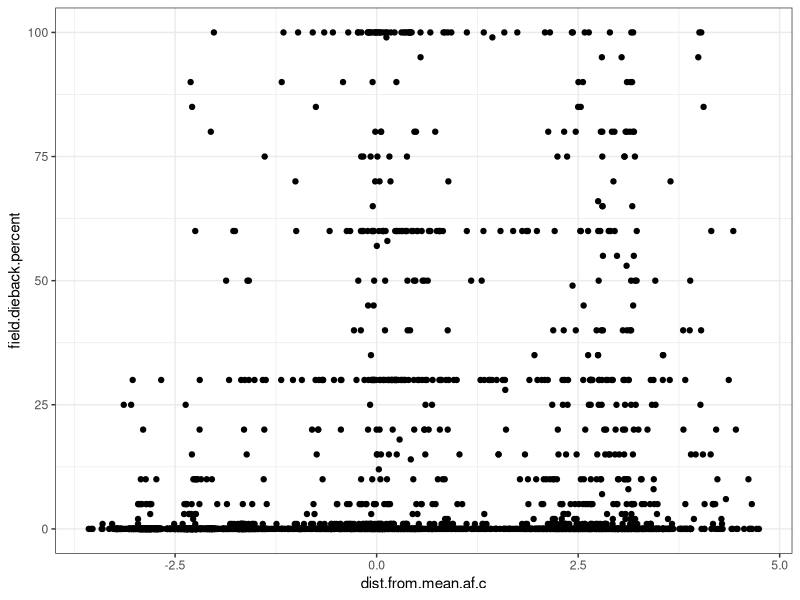
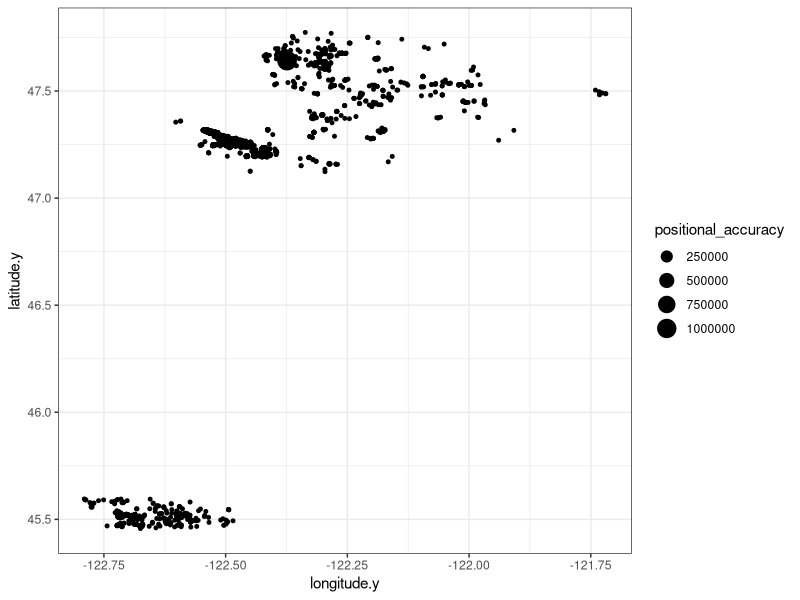
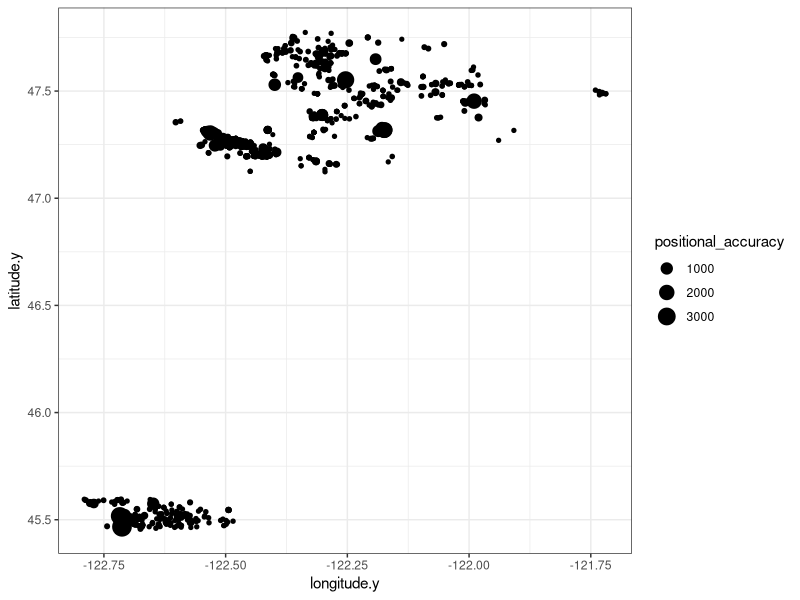

The R source for these figures, in order:
## ---- chunk 1
knitr::opts_chunk$set(echo = TRUE)
## ---- chunk 2
library(tidyverse)
## ---- chunk 3
inat.full <- read.csv("./WRDM-Observations-9.3.25.csv")
## ---- chunk 4
names(inat.full )
## ---- chunk 5
inat.full.qgis <- inat.full[c(1,24,25,36,37)]
## ---- chunk 6
#write.csv(inat.full.qgis,file="./WRDM-full-9.3.25-qgis.csv")
## ---- chunk 7
inat.full.heat <- read.csv("./WRDM-full-9.3.25-qgis-w-heat.csv")
## ---- chunk 8
redhot <- left_join(inat.full.heat,inat.full,by="id")
## ---- chunk 9
tac.wrc <- redhot %>% filter(tac_af1>0) %>% mutate(tac.am.c=tac_am1, tac.af.c=tac_af1,tac.pm.c=tac_pm1)
pc.wrc <- redhot %>% filter(pc_af1>0) %>% mutate(pc.am.f=pc_am1, pc.af.f=pc_af1,pc.pm.f=pc_pm1)
kc.wrc <- redhot %>% filter(kc_af1>0)  %>% mutate(kc.am.f=kc_am1, kc.af.f=kc_af1,kc.pm.f=kc_pm1)
pl.wrc <- redhot %>% filter(po_af1>0) %>% mutate(pl.am.c=po_am1, pl.af.c=po_af1,pl.pm.c=po_pm1)
## ---- chunk 10
tac.wrc <- tac.wrc %>% mutate(tac.am.f=((tac.am.c*1.8)+32),tac.af.f=((tac.af.c*1.8)+32),tac.pm.f=((tac.pm.c*1.8)+32)) %>% mutate(mean.temp.daily.f=((tac.am.f+tac.af.f+tac.pm.f)/3)) %>% mutate(dist.from.mean.daily.f=mean.temp.daily.f-(mean(mean.temp.daily.f,na.rm=TRUE))) %>% mutate(mean.temp.daily.c=((tac.am.c+tac.af.c+tac.pm.c)/3)) %>% mutate(dist.from.mean.daily.c=mean.temp.daily.c-(mean(mean.temp.daily.c,na.rm=TRUE))) %>% mutate(Area="Tacoma")

pc.wrc <- pc.wrc %>% mutate(pc.am.c=(((pc.am.f-32)*5)/9),pc.af.c=(((pc.af.f-32)*5)/9),pc.pm.c=(((pc.pm.f-32)*5)/9)) %>% mutate(mean.temp.daily.f=((pc.am.f+pc.af.f+pc.pm.f)/3)) %>% mutate(dist.from.mean.daily.f=mean.temp.daily.f-(mean(mean.temp.daily.f,na.rm=TRUE))) %>% mutate(mean.temp.daily.c=((pc.am.c+pc.af.c+pc.pm.c)/3)) %>% mutate(dist.from.mean.daily.c=mean.temp.daily.c-(mean(mean.temp.daily.c,na.rm=TRUE))) %>% mutate(Area="Pierce County")

kc.wrc <- kc.wrc %>% mutate(kc.am.c=(((kc.am.f-32)*5)/9),kc.af.c=(((kc.af.f-32)*5)/9),kc.pm.c=(((kc.pm.f-32)*5)/9)) %>% mutate(mean.temp.daily.f=((kc.am.f+kc.af.f+kc.pm.f)/3)) %>% mutate(dist.from.mean.daily.f=mean.temp.daily.f-(mean(mean.temp.daily.f,na.rm=TRUE))) %>% mutate(mean.temp.daily.c=((kc.am.c+kc.af.c+kc.pm.c)/3)) %>% mutate(dist.from.mean.daily.c=mean.temp.daily.c-(mean(mean.temp.daily.c,na.rm=TRUE))) %>% mutate(Area="King County")

pl.wrc <- pl.wrc %>% mutate(pl.am.f=((pl.am.c*1.8)+32),pl.af.f=((pl.af.c*1.8)+32),pl.pm.f=((pl.pm.c*1.8)+32)) %>% mutate(mean.temp.daily.f=((pl.am.f+pl.af.f+pl.pm.f)/3)) %>% mutate(dist.from.mean.daily.f=mean.temp.daily.f-(mean(mean.temp.daily.f,na.rm=TRUE))) %>% mutate(mean.temp.daily.c=((pl.am.c+pl.af.c+pl.pm.c)/3)) %>% mutate(dist.from.mean.daily.c=mean.temp.daily.c-(mean(mean.temp.daily.c,na.rm=TRUE))) %>% mutate(Area="Portland")
## ---- chunk 11
tac.wrc <- tac.wrc %>% mutate(dist.from.mean.am.c = tac.am.c-(mean(tac.am.c,na.rm=TRUE)),dist.from.mean.am.f=tac.am.f-(mean(tac.am.f,na.rm=TRUE)))
pc.wrc <- pc.wrc %>% mutate(dist.from.mean.am.c = pc.am.c-(mean(pc.am.c,na.rm=TRUE)),dist.from.mean.am.f=pc.am.f-(mean(pc.am.f,na.rm=TRUE)))
kc.wrc <- kc.wrc %>% mutate(dist.from.mean.am.c = kc.am.c-(mean(kc.am.c,na.rm=TRUE)),dist.from.mean.am.f=kc.am.f-(mean(kc.am.f,na.rm=TRUE)))
pl.wrc <- pl.wrc %>%  mutate(dist.from.mean.am.c = pl.am.c-(mean(pl.am.c,na.rm=TRUE)),dist.from.mean.am.f=pl.am.f-(mean(pl.am.f,na.rm=TRUE)))
## ---- chunk 12
tac.wrc <- tac.wrc %>% mutate(dist.from.mean.af.c = tac.af.c-(mean(tac.af.c,na.rm=TRUE)),dist.from.mean.af.f=tac.af.f-(mean(tac.af.f,na.rm=TRUE)))
pc.wrc <- pc.wrc %>% mutate(dist.from.mean.af.c = pc.af.c-(mean(pc.af.c,na.rm=TRUE)),dist.from.mean.af.f=pc.af.f-(mean(pc.af.f,na.rm=TRUE)))
kc.wrc <- kc.wrc %>% mutate(dist.from.mean.af.c = kc.af.c-(mean(kc.af.c,na.rm=TRUE)),dist.from.mean.af.f=kc.af.f-(mean(kc.af.f,na.rm=TRUE)))
pl.wrc <- pl.wrc %>%  mutate(dist.from.mean.af.c = pl.af.c-(mean(pl.af.c,na.rm=TRUE)),dist.from.mean.af.f=pl.af.f-(mean(pl.af.f,na.rm=TRUE)))
## ---- chunk 13
tac.wrc <- tac.wrc %>% mutate(dist.from.mean.pm.c = tac.pm.c-(mean(tac.pm.c,na.rm=TRUE)),dist.from.mean.pm.f=tac.pm.f-(mean(tac.pm.f,na.rm=TRUE)))
pc.wrc <- pc.wrc %>% mutate(dist.from.mean.pm.c = pc.pm.c-(mean(pc.pm.c,na.rm=TRUE)),dist.from.mean.pm.f=pc.pm.f-(mean(pc.pm.f,na.rm=TRUE)))
kc.wrc <- kc.wrc %>% mutate(dist.from.mean.pm.c = kc.pm.c-(mean(kc.pm.c,na.rm=TRUE)),dist.from.mean.pm.f=kc.pm.f-(mean(kc.pm.f,na.rm=TRUE)))
pl.wrc <- pl.wrc %>%  mutate(dist.from.mean.pm.c = pl.pm.c-(mean(pl.pm.c,na.rm=TRUE)),dist.from.mean.pm.f=pl.pm.f-(mean(pl.pm.f,na.rm=TRUE)))
## ---- chunk 14
data <- bind_rows(tac.wrc,pc.wrc,kc.wrc,pl.wrc)
## ---- chunk 15
data$field.number.of.additional.unhealthy.trees..of.same.species..in.area..within.sight. <- as.factor(data$field.number.of.additional.unhealthy.trees..of.same.species..in.area..within.sight.)
data$field.optional...what..other.factors..were.observed. <- as.factor(data$field.optional...what..other.factors..were.observed.)
data$field.tree.canopy.symptoms <- as.factor(data$field.tree.canopy.symptoms)
data$field.optional...slope.position <- as.factor(data$field.optional...slope.position)
data$field.optional...site.type <- as.factor(data$field.optional...site.type)
data$field.optional...site.location.description  <- as.factor(data$field.optional...site.location.description )
data$field.optional...tree.size <-as.factor(data$field.optional...tree.size)
## ---- chunk 16
data$field.other.factors...are.there.signs.or.symptoms.of.insect..diseases..or.other.damage.[data$field.other.factors...are.there.signs.or.symptoms.of.insect..diseases..or.other.damage.==""] <- "Not sure"
data$field.other.factors...are.there.signs.or.symptoms.of.insect..diseases..or.other.damage.[data$field.other.factors...are.there.signs.or.symptoms.of.insect..diseases..or.other.damage.=="Unsure"] <- "Not sure"
## ---- chunk 17
data$field.number.of.additional.unhealthy.trees..of.same.species..in.area..within.sight.[data$field.number.of.additional.unhealthy.trees..of.same.species..in.area..within.sight.=="4"] <- "4-6"
data$field.number.of.additional.unhealthy.trees..of.same.species..in.area..within.sight.[data$field.number.of.additional.unhealthy.trees..of.same.species..in.area..within.sight.=="5"] <- "4-6"
data$field.number.of.additional.unhealthy.trees..of.same.species..in.area..within.sight.[data$field.number.of.additional.unhealthy.trees..of.same.species..in.area..within.sight.=="2"] <- "2-3"
## ---- chunk 18
data$field.tree.canopy.symptoms[data$field.tree.canopy.symptoms=="Multiple Symptoms"] <-"Multiple Symptoms (please list in Notes)"
data$field.tree.canopy.symptoms[data$field.tree.canopy.symptoms=="multiple symptoms"] <-"Multiple Symptoms (please list in Notes)"
data$field.tree.canopy.symptoms[data$field.tree.canopy.symptoms=="thinning foliage"] <-"Thinning Canopy"
data$field.tree.canopy.symptoms[data$field.tree.canopy.symptoms=="healthy"] <-"Healthy"
data$field.tree.canopy.symptoms[data$field.tree.canopy.symptoms=="dead top"] <-"Old Dead Top (needles already gone)"
## ---- chunk 19
data$field.optional...what..other.factors..were.observed.[data$field.optional...what..other.factors..were.observed.=="Fungal Activitiy (mycelial fans, mushrooms at base, or conks on trunk)"] <-"Fungal Activitiy (mycelial fans, bleeding cankers, mushrooms at base, or conks on trunk)"
data$field.optional...what..other.factors..were.observed.[data$field.optional...what..other.factors..were.observed.=="Needle disease (dieback, checking, blight, etc.)"] <- "Needle or leaf disease (dieback, checking, blight, etc.)"
## ---- chunk 20
data$field.optional...slope.position[data$field.optional...slope.position=="Upper 1/3rd of a slope"] <-"Top of slope"
## ---- chunk 21
data$field.optional...site.type[data$field.optional...site.type=="Urban Natural"] <-"Urban"
data$field.optional...site.type[data$field.optional...site.type=="Urban Landscaped"] <-"Urban"
data$field.optional...site.type[data$field.optional...site.type=="Suburban Natural"] <-"Suburban"
data$field.optional...site.type[data$field.optional...site.type=="Suburban Lanscaped"] <-"Suburban"
data$field.optional...site.type[data$field.optional...site.type=="Natural Forest"] <-"Rural"
## ---- chunk 22
data$field.optional...tree.size[data$field.optional...tree.size=="Large"] <- "Large (too big to wrap arms around trunk)"
data$field.optional...tree.size[data$field.optional...tree.size=="Medium"] <- "Medium (can wrap arms around trunk)"
data$field.optional...tree.size[data$field.optional...tree.size=="Small"] <- "Small (can wrap hands around trunk)"
data$field.optional...tree.size[data$field.optional...tree.size=="Very Large"] <- "Very Large (would take many people to wrap arms around trunk)"
data$field.optional...tree.size[data$field.optional...tree.size=="Very small (can wrap a single hand around stem)"] <- "Very Small (can wrap a single hand around stem)"
## ---- chunk 23
data$field.optional...site.location.description [data$field.optional...site.location.description =="Yard or open park grounds"] <- "Urban yard or open park grounds"
## ---- chunk 24
data$field.percent.canopy.affected.... <- as.factor(data$field.percent.canopy.affected....)
data$field.percent.canopy.affected....[data$field.percent.canopy.affected....=="1-25% of the crown is unhealthy"] <- "1-29% of the canopy is unhealthy"
data$field.percent.canopy.affected....[data$field.percent.canopy.affected....=="Healthy (0%)"] <- "Healthy, no dieback(0%)"
data$field.percent.canopy.affected....[data$field.percent.canopy.affected....=="Healthy (0% is unhealthy)"] <- "Healthy, no dieback(0%)"
data$field.percent.canopy.affected....[data$field.percent.canopy.affected....=="more than 75% of the crown is unhealthy"] <- "60-99% of the canopy is unhealthy"
data <- data %>% droplevels()

data$Percent.Dieback.Modified[data$field.percent.canopy.affected....=="Healthy, no dieback(0%)"] <- 0
data$Percent.Dieback.Modified[data$field.percent.canopy.affected....=="1-29% of the canopy is unhealthy"] <- 1
data$Percent.Dieback.Modified[data$field.percent.canopy.affected....=="30-59% of the canopy is unhealthy"] <- 30
data$Percent.Dieback.Modified[data$field.percent.canopy.affected....=="60-99% of the canopy is unhealthy"] <- 60
data$Percent.Dieback.Modified[data$field.percent.canopy.affected....=="tree is dead"] <- 100
#data$field.dieback.percent[is.na(data$field.dieback.percent)] <- data$Percent.Dieback.Modified

data$field.percent.canopy.affected....[data$Percent.Dieback.Modified==100] <- "tree is dead" #there were a couple healthy trees with 100 dieback somehow..

str(data$field.dieback.percent)

has.dieback.percent <- data %>% filter(field.dieback.percent!="")
does.not.have.dieback.percent <- data %>% filter(field.dieback.percent=="") 

has.dieback.percent$user.estimated.dieback <- "Yes"
does.not.have.dieback.percent$user.estimated.dieback <- "No"

does.not.have.dieback.percent$field.dieback.percent <- does.not.have.dieback.percent$Percent.Dieback.Modified

data <- rbind(has.dieback.percent,does.not.have.dieback.percent)

data$field.dieback.percent[data$field.dieback.percent<0] <- 0 # not sure why but there was one -2 percent dieback value

## ---- chunk 25
data <- data %>% mutate(tree.size.simplified=field.optional...tree.size) 
## ---- chunk 26
tree_size_level_key <- c("Very Small (can wrap a single hand around stem)" = "Small", "Small (can wrap hands around trunk)" = "Small", "Medium (can wrap arms around trunk)" = "Medium", "Large (too big to wrap arms around trunk)" = "Large", "Very Large (would take many people to wrap arms around trunk)" = "Large","Other"="Other","No selection"="No Selection")

data$tree.size.simplified <- recode_factor(data$tree.size.simplified, !!!tree_size_level_key)
data$tree.size.simplified <- as.factor(data$tree.size.simplified)
## ---- chunk 27
data <- data %>% filter(field.tree.canopy.symptoms!="Candelabra top or very old spike top (old growth)") %>% mutate(binary.tree.canopy.symptoms=field.tree.canopy.symptoms) %>% mutate(ordinal.tree.canopy.symptoms=field.tree.canopy.symptoms) %>% mutate(reclassified.tree.canopy.symptoms=field.tree.canopy.symptoms) %>% droplevels()
## ---- chunk 28
binary_level_key <- c("Healthy" = "Healthy", "Thinning Canopy" = "Unhealthy", "New Dead Top (red or brown needles still attached)" = "Unhealthy", "Old Dead Top (needles already gone)" = "Unhealthy", "Tree is dead" = "Unhealthy", "Multiple Symptoms (please list in Notes)" = "Unhealthy", "Extra Cone Crop" = "Unhealthy", "Browning Canopy" = "Unhealthy","Branch Dieback or 'Flagging'" = "Unhealthy", "Other (please describe in Notes)" = "Unhealthy", "Yellowing Canopy" = "Unhealthy")

data$binary.tree.canopy.symptoms <- recode_factor(data$binary.tree.canopy.symptoms, !!!binary_level_key)
#levels(binary$field.tree.canopy.symptoms)
data$binary.tree.canopy.symptoms <- as.factor(data$binary.tree.canopy.symptoms)
## ---- chunk 29
ordinal_level_key <- c("Healthy" = "Healthy", "Thinning Canopy" = "Unhealthy", "New Dead Top (red or brown needles still attached)" = "Unhealthy", "Old Dead Top (needles already gone)" = "Unhealthy", "Tree is dead" = "Dead", "Multiple Symptoms (please list in Notes)" = "Unhealthy", "Extra Cone Crop" = "Unhealthy", "Browning Canopy" = "Unhealthy","Branch Dieback or 'Flagging'" = "Unhealthy", "Other (please describe in Notes)" = "Unhealthy", "Yellowing Canopy" = "Unhealthy")

data$ordinal.tree.canopy.symptoms <- recode_factor(data$ordinal.tree.canopy.symptoms, !!!ordinal_level_key)
#levels(binary$field.tree.canopy.symptoms)
data$ordinal.tree.canopy.symptoms <- as.factor(data$ordinal.tree.canopy.symptoms)
## ---- chunk 30
reclassified_level_key <- c("Healthy" = "Healthy", "Thinning Canopy" = "Thinning Canopy", "New Dead Top (red or brown needles still attached)" = "Dead Top", "Old Dead Top (needles already gone)" = "Dead Top", "Tree is dead" = "Tree is Dead", "Multiple Symptoms (please list in Notes)" = "Other", "Extra Cone Crop" = "Other", "Browning Canopy" = "Other","Branch Dieback or 'Flagging'" = "Other", "Other (please describe in Notes)" = "Other", "Yellowing Canopy" = "Other")

data$reclassified.tree.canopy.symptoms <- recode_factor(data$reclassified.tree.canopy.symptoms, !!!reclassified_level_key)
#levels(binary$field.tree.canopy.symptoms)
data$reclassified.tree.canopy.symptoms <- as.factor(data$reclassified.tree.canopy.symptoms)
## ---- chunk 31
data$top.dieback[data$reclassified.tree.canopy.symptoms=="Dead Top"] <- "Yes"
data$top.dieback[data$reclassified.tree.canopy.symptoms!="Dead Top"] <- "No"
data$top.dieback <- as.factor(data$top.dieback)
levels(data$top.dieback)
summary(data$top.dieback)
## ---- chunk 32
data$thinning[data$reclassified.tree.canopy.symptoms=="Thinning Canopy"] <- "Yes"
data$thinning[data$reclassified.tree.canopy.symptoms!="Thinning Canopy"] <- "No"
data$thinning <- as.factor(data$thinning)
levels(data$thinning)
summary(data$thinning)
## ---- chunk 33
data$dead[data$reclassified.tree.canopy.symptoms=="Tree is Dead"] <- "Yes"
data$dead[data$reclassified.tree.canopy.symptoms!="Tree is Dead"] <- "No"
data$dead <- as.factor(data$dead)
levels(data$dead)
summary(data$dead)
## ---- chunk 34
data$field.dieback.percent <- as.numeric(data$field.dieback.percent)
data <- data %>% mutate(field.dieback.prop = (field.dieback.percent/100))
## ---- chunk 35
levels(as.factor(data$scientific_name))
## ---- chunk 36
other.species <- data %>% filter(scientific_name!="Thuja plicata") %>% filter(scientific_name!="Thuja") %>% droplevels()
data <- data %>% filter(scientific_name=="Thuja plicata" | scientific_name=="Thuja") %>% droplevels()
## ---- chunk 37
ggplot(data,aes(dist.from.mean.af.c,field.dieback.percent))+geom_point()+theme_bw()
## ---- chunk 38
ggplot(data,aes(y=latitude.y,x=longitude.y,size=positional_accuracy)) +geom_point() +theme_bw()
## ---- chunk 39
data <- data %>% filter(positional_accuracy<=4000)
## ---- chunk 40
ggplot(data,aes(y=latitude.y,x=longitude.y,size=positional_accuracy)) +geom_point() +theme_bw()
## ---- chunk 41
write.csv(data,file="./urban-data-modified.csv")
